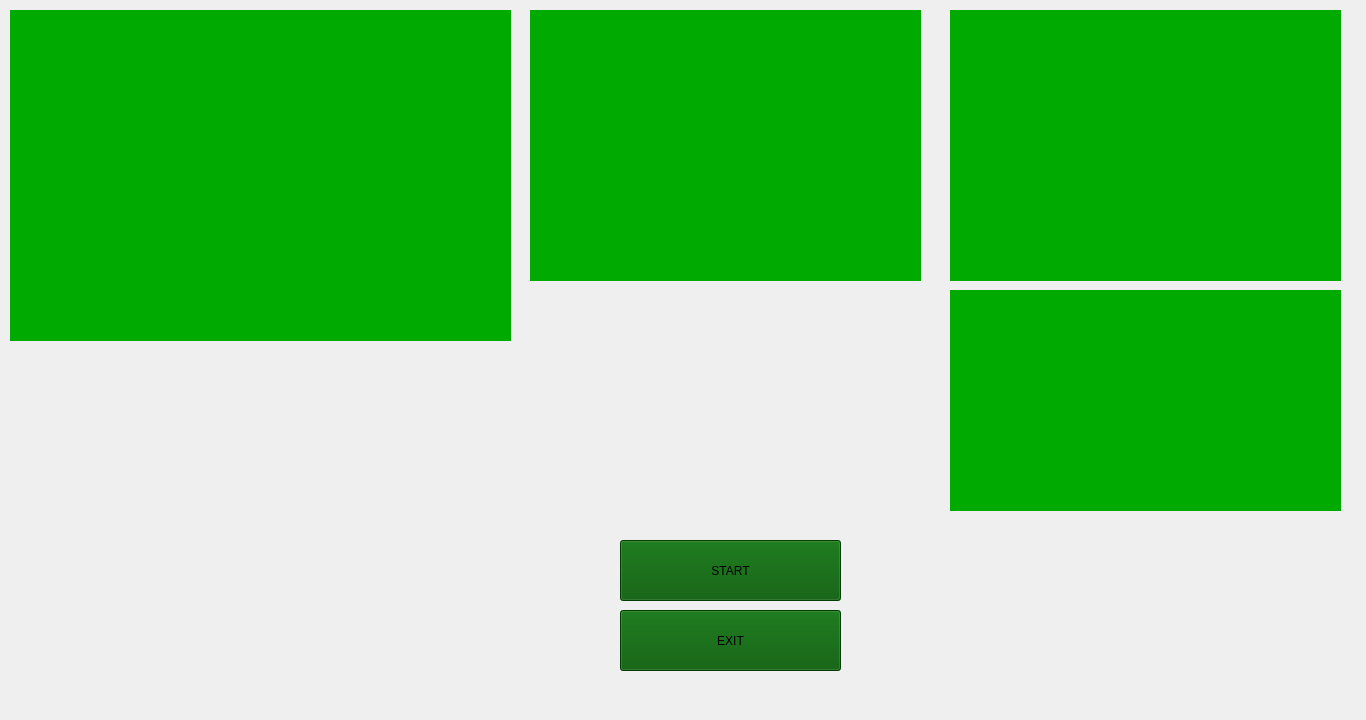
<?xml version="1.0" encoding="UTF-8"?>
<ui version="4.0">
 <class>JarvisUi</class>
 <widget class="QWidget" name="JarvisUi">
  <property name="geometry">
   <rect>
    <x>0</x>
    <y>0</y>
    <width>1366</width>
    <height>720</height>
   </rect>
  </property>
  <property name="windowTitle">
   <string>Widget</string>
  </property>
  <widget class="QLabel" name="Bg_1">
   <property name="geometry">
    <rect>
     <x>0</x>
     <y>0</y>
     <width>1371</width>
     <height>721</height>
    </rect>
   </property>
   <property name="text">
    <string/>
   </property>
   <property name="pixmap">
    <pixmap>../G.U.I Material/B.G/Black_Template.jpg</pixmap>
   </property>
   <property name="scaledContents">
    <bool>true</bool>
   </property>
  </widget>
  <widget class="QLabel" name="Bg_2">
   <property name="geometry">
    <rect>
     <x>10</x>
     <y>10</y>
     <width>501</width>
     <height>331</height>
    </rect>
   </property>
   <property name="styleSheet">
    <string notr="true">background-color: rgb(0, 170, 0);</string>
   </property>
   <property name="text">
    <string/>
   </property>
  </widget>
  <widget class="QLabel" name="Bg_3">
   <property name="geometry">
    <rect>
     <x>530</x>
     <y>10</y>
     <width>391</width>
     <height>271</height>
    </rect>
   </property>
   <property name="styleSheet">
    <string notr="true">background-color: rgb(0, 170, 0);</string>
   </property>
   <property name="text">
    <string/>
   </property>
  </widget>
  <widget class="QLabel" name="Gif_1">
   <property name="geometry">
    <rect>
     <x>20</x>
     <y>20</y>
     <width>481</width>
     <height>311</height>
    </rect>
   </property>
   <property name="text">
    <string/>
   </property>
   <property name="pixmap">
    <pixmap>../G.U.I Material/B.G/Iron_Template_1.gif</pixmap>
   </property>
   <property name="scaledContents">
    <bool>true</bool>
   </property>
  </widget>
  <widget class="QLabel" name="Gif_2">
   <property name="geometry">
    <rect>
     <x>540</x>
     <y>20</y>
     <width>371</width>
     <height>251</height>
    </rect>
   </property>
   <property name="text">
    <string/>
   </property>
   <property name="pixmap">
    <pixmap>../G.U.I Material/ExtraGui/Earth.gif</pixmap>
   </property>
   <property name="scaledContents">
    <bool>true</bool>
   </property>
  </widget>
  <widget class="QLabel" name="Bg_4">
   <property name="geometry">
    <rect>
     <x>950</x>
     <y>10</y>
     <width>391</width>
     <height>271</height>
    </rect>
   </property>
   <property name="styleSheet">
    <string notr="true">background-color: rgb(0, 170, 0);</string>
   </property>
   <property name="text">
    <string/>
   </property>
  </widget>
  <widget class="QLabel" name="Gif_3">
   <property name="geometry">
    <rect>
     <x>960</x>
     <y>20</y>
     <width>371</width>
     <height>251</height>
    </rect>
   </property>
   <property name="text">
    <string/>
   </property>
   <property name="pixmap">
    <pixmap>../G.U.I Material/ExtraGui/B.G_Template_1.gif</pixmap>
   </property>
   <property name="scaledContents">
    <bool>true</bool>
   </property>
  </widget>
  <widget class="QLabel" name="Gif_4">
   <property name="geometry">
    <rect>
     <x>520</x>
     <y>290</y>
     <width>431</width>
     <height>231</height>
    </rect>
   </property>
   <property name="text">
    <string/>
   </property>
   <property name="pixmap">
    <pixmap>../G.U.I Material/VoiceReg/jarvis_jj.gif</pixmap>
   </property>
   <property name="scaledContents">
    <bool>true</bool>
   </property>
  </widget>
  <widget class="QLabel" name="Gif_5">
   <property name="geometry">
    <rect>
     <x>10</x>
     <y>350</y>
     <width>511</width>
     <height>361</height>
    </rect>
   </property>
   <property name="text">
    <string/>
   </property>
   <property name="pixmap">
    <pixmap>../G.U.I Material/VoiceReg/__1.gif</pixmap>
   </property>
   <property name="scaledContents">
    <bool>true</bool>
   </property>
  </widget>
  <widget class="QLabel" name="Gif_6">
   <property name="geometry">
    <rect>
     <x>20</x>
     <y>20</y>
     <width>191</width>
     <height>111</height>
    </rect>
   </property>
   <property name="text">
    <string/>
   </property>
   <property name="pixmap">
    <pixmap>../G.U.I Material/ExtraGui/initial.gif</pixmap>
   </property>
   <property name="scaledContents">
    <bool>true</bool>
   </property>
  </widget>
  <widget class="QLabel" name="Bg_5">
   <property name="geometry">
    <rect>
     <x>950</x>
     <y>290</y>
     <width>391</width>
     <height>221</height>
    </rect>
   </property>
   <property name="styleSheet">
    <string notr="true">background-color: rgb(0, 170, 0);</string>
   </property>
   <property name="text">
    <string/>
   </property>
  </widget>
  <widget class="QLabel" name="Gif_7">
   <property name="geometry">
    <rect>
     <x>960</x>
     <y>300</y>
     <width>371</width>
     <height>201</height>
    </rect>
   </property>
   <property name="text">
    <string/>
   </property>
   <property name="pixmap">
    <pixmap>../G.U.I Material/ExtraGui/Health_Template.gif</pixmap>
   </property>
   <property name="scaledContents">
    <bool>true</bool>
   </property>
  </widget>
  <widget class="QTextBrowser" name="Text_Time">
   <property name="geometry">
    <rect>
     <x>1030</x>
     <y>550</y>
     <width>231</width>
     <height>41</height>
    </rect>
   </property>
   <property name="styleSheet">
    <string notr="true">background-color : transparent;
color: rgb(0, 0, 255);
border-radius : none;</string>
   </property>
  </widget>
  <widget class="QLabel" name="Bg_6">
   <property name="geometry">
    <rect>
     <x>1010</x>
     <y>510</y>
     <width>271</width>
     <height>121</height>
    </rect>
   </property>
   <property name="text">
    <string/>
   </property>
   <property name="pixmap">
    <pixmap>../G.U.I Material/B.G/—Pngtree—green facecam overlay border_6226303.png</pixmap>
   </property>
   <property name="scaledContents">
    <bool>true</bool>
   </property>
  </widget>
  <widget class="QLabel" name="Bg_7">
   <property name="geometry">
    <rect>
     <x>1010</x>
     <y>600</y>
     <width>271</width>
     <height>121</height>
    </rect>
   </property>
   <property name="text">
    <string/>
   </property>
   <property name="pixmap">
    <pixmap>../G.U.I Material/B.G/—Pngtree—green facecam overlay border_6226303.png</pixmap>
   </property>
   <property name="scaledContents">
    <bool>true</bool>
   </property>
  </widget>
  <widget class="QTextBrowser" name="Text_Date">
   <property name="geometry">
    <rect>
     <x>1030</x>
     <y>640</y>
     <width>231</width>
     <height>41</height>
    </rect>
   </property>
   <property name="styleSheet">
    <string notr="true">background-color : transparent;
color: rgb(0, 0, 255);
border-radius : none;</string>
   </property>
  </widget>
  <widget class="QPushButton" name="Btn_1">
   <property name="geometry">
    <rect>
     <x>620</x>
     <y>540</y>
     <width>221</width>
     <height>61</height>
    </rect>
   </property>
   <property name="styleSheet">
    <string notr="true">font: 700 26pt &quot;MicroSquare&quot;;
background-color: rgb(0, 85, 0);</string>
   </property>
   <property name="text">
    <string>START</string>
   </property>
  </widget>
  <widget class="QPushButton" name="Btn_2">
   <property name="geometry">
    <rect>
     <x>620</x>
     <y>610</y>
     <width>221</width>
     <height>61</height>
    </rect>
   </property>
   <property name="styleSheet">
    <string notr="true">font: 700 26pt &quot;MicroSquare&quot;;
background-color: rgb(0, 85, 0);</string>
   </property>
   <property name="text">
    <string>EXIT</string>
   </property>
  </widget>
  <zorder>Bg_1</zorder>
  <zorder>Bg_2</zorder>
  <zorder>Bg_3</zorder>
  <zorder>Gif_1</zorder>
  <zorder>Gif_2</zorder>
  <zorder>Bg_4</zorder>
  <zorder>Gif_3</zorder>
  <zorder>Gif_4</zorder>
  <zorder>Gif_5</zorder>
  <zorder>Gif_6</zorder>
  <zorder>Bg_5</zorder>
  <zorder>Gif_7</zorder>
  <zorder>Bg_6</zorder>
  <zorder>Text_Time</zorder>
  <zorder>Bg_7</zorder>
  <zorder>Text_Date</zorder>
  <zorder>Btn_1</zorder>
  <zorder>Btn_2</zorder>
 </widget>
 <resources/>
 <connections/>
</ui>
